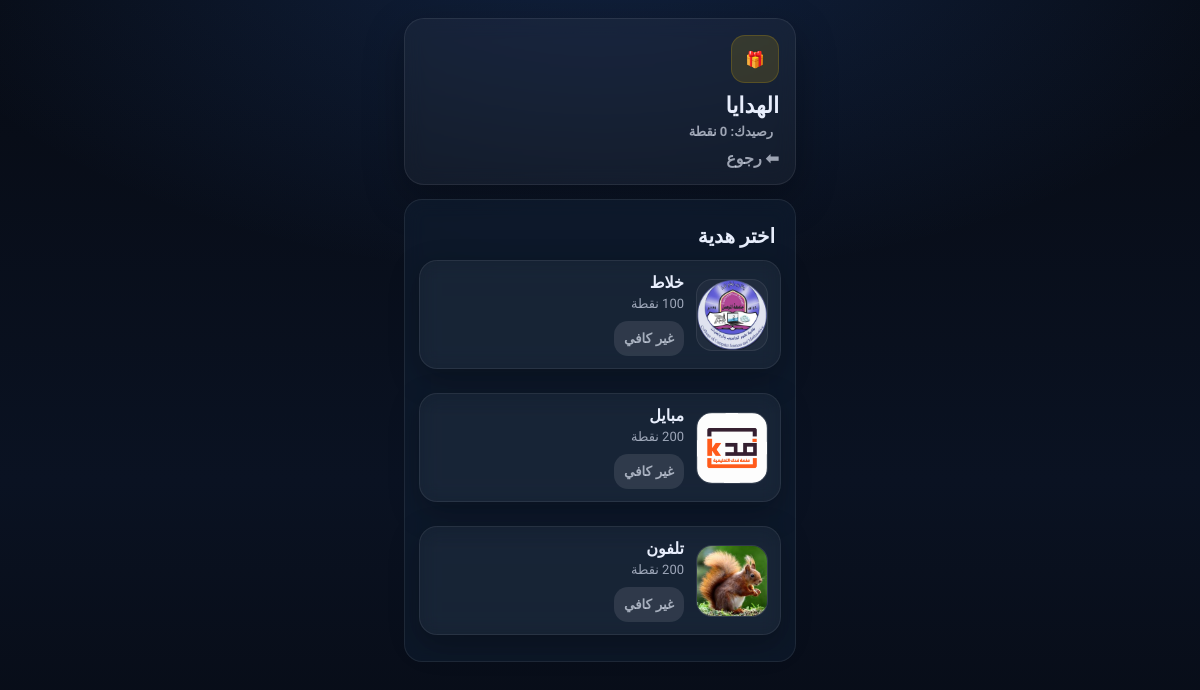
/gifts (signed in), run on an earlier commit of the app's database.
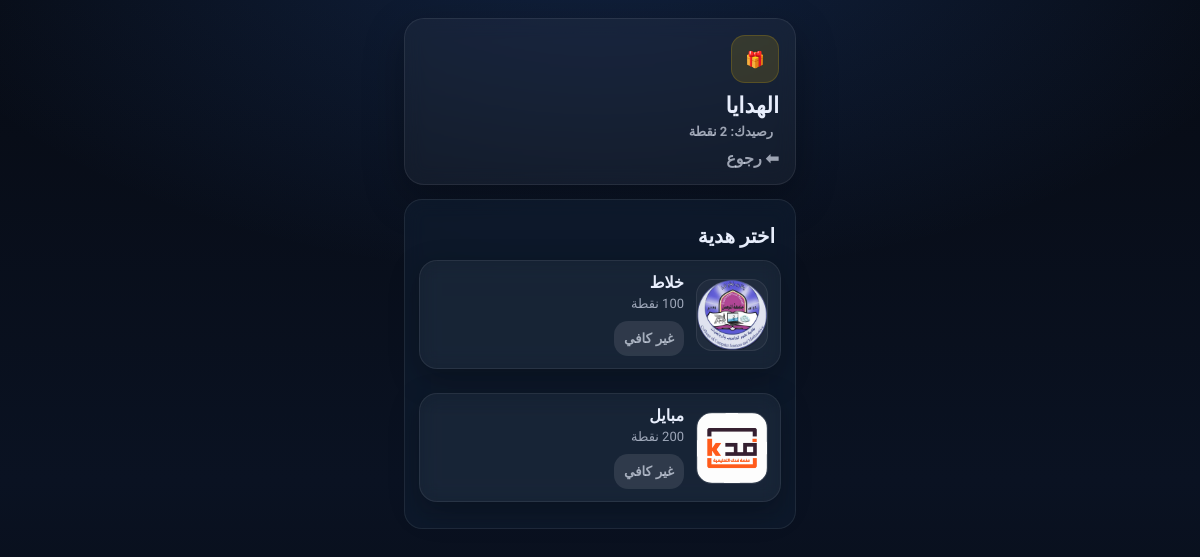
And on a later commit of the database.
### tables this page shows
CREATE TABLE gifts (
        id INTEGER PRIMARY KEY AUTOINCREMENT,
        name TEXT NOT NULL,
        points_required INTEGER NOT NULL,
        image_filename TEXT,
        is_active INTEGER NOT NULL DEFAULT 1,
        created_at TEXT NOT NULL
    );

### app.py (the view)
@app.get("/gifts")
def user_gifts():
    if not user_required():
        return redirect(url_for("user_login"))
    con = db.connect()
    user = con.execute("SELECT id,points FROM technicians WHERE id=?", (current_user_id(),)).fetchone()
    gifts = con.execute("SELECT * FROM gifts WHERE is_active=1 ORDER BY points_required ASC").fetchall()
    con.close()
    return render_template("user_gifts.html", site_name=SITE_NAME, user=user, gifts=gifts)

### app.py (called while the page is built)
def user_required():
    return session.get("user_logged_in") is True

def current_user_id():
    return session.get("user_id")

### db.py (called while the page is built)
def connect():
    con = sqlite3.connect(DB_PATH)
    con.row_factory = sqlite3.Row
    return con

### templates/user_gifts.html (shortened to what this page needs)
<!doctype html>
<html lang="ar" dir="rtl">
<head>
  <link rel="stylesheet" href="{{ url_for('static', filename='css/theme.css') }}">
</head>
<body>
  <div class="mobile-wrap">
    <div class="top-card">
      <div class="badge-icon">🎁</div>
      <div style="margin-top:10px;">
        <div class="page-title">الهدايا</div>
        <div class="page-subtitle">رصيدك: {{ user.points }} نقطة</div>
      </div>
      <div style="margin-top:10px;">
        <a href="{{ url_for('user_dashboard') }}" style="color:var(--muted);text-decoration:none;font-weight:800;">⬅ رجوع</a>
      </div>
    </div>
    <div class="section">
      <div class="section-title">اختر هدية</div>
      <div style="display:grid;grid-template-columns:repeat(1,minmax(0,1fr));gap:12px;">
        {% for g in gifts %}
          <div class="quick-item" style="padding:12px;text-align:right;">
            <div style="display:flex;gap:12px;align-items:center;">
              <div class="gift-thumb">
                {% if g.image_filename %}
                  <img src="{{ url_for('static', filename='uploads/' ~ g.image_filename) }}" alt="">
                {% else %}
                  <div style="height:100%;display:flex;align-items:center;justify-content:center;opacity:.6;font-size:26px;">🎁</div>
                {% endif %}
              </div>
              <div style="flex:1;">
                <div style="font-weight:900;">{{ g.name }}</div>
                <div class="muted small" style="margin-top:4px;">{{ g.points_required }} نقطة</div>
                <div style="margin-top:10px;">
                  {% if user.points >= g.points_required %}
                    <form method="post" action="{{ url_for('user_redeem', gift_id=g.id) }}">
                      <button class="btn-yellow" type="submit" style="padding:10px;border-radius:14px;">طلب الهدية</button>
                    </form>
                  {% else %}
                    <button class="btn-yellow" type="button" disabled
                            style="padding:10px;border-radius:14px;background:rgba(255,255,255,.10);color:var(--muted);cursor:not-allowed;">
                      غير كافي
                    </button>
                  {% endif %}
                </div>
              </div>
            </div>
          </div>
        {% endfor %}
      </div>
    </div>
  </div>
</body>
</html>

What changed in the data, as far as the page shows it:
removed gifts: image_filename (picture), name "تلفون", points_required "200", shows "غير كافي"
